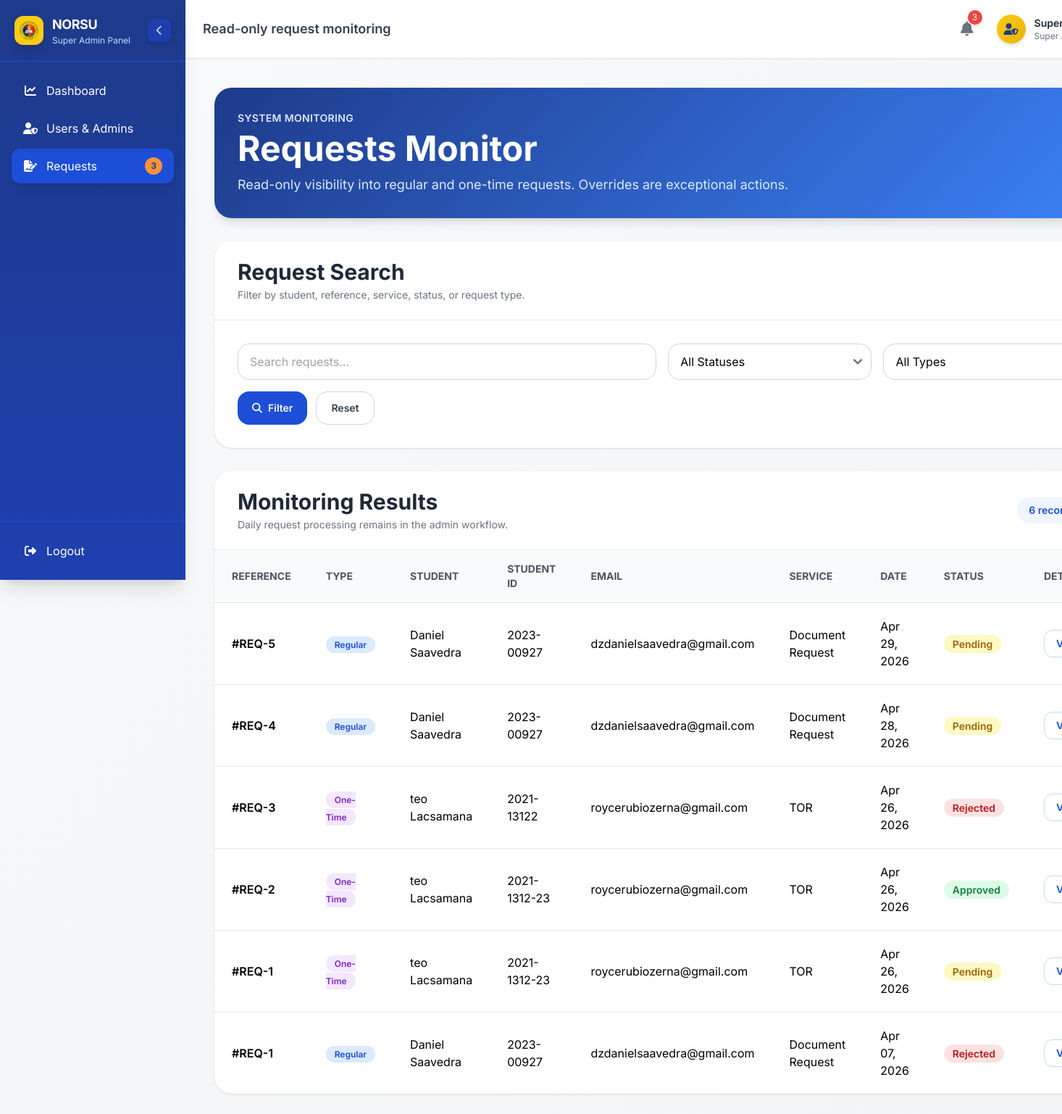
The app's page /public/superadmin/Requests.php (signed in) with its own data.
### tables this page shows
CREATE TABLE `requests` (
  `id` int(11) NOT NULL,
  `user_id` int(11) NOT NULL,
  `service_type` varchar(100) NOT NULL,
  `notes` text DEFAULT NULL,
  `year_level` varchar(50) DEFAULT NULL,
  `contact_number` varchar(20) DEFAULT NULL,
  `document_file` varchar(255) DEFAULT NULL,
  `status` enum('pending','approved','rejected','cancelled') DEFAULT 'pending',
  `created_at` datetime DEFAULT current_timestamp(),
  `updated_at` datetime DEFAULT NULL ON UPDATE current_timestamp()
);

CREATE TABLE `one_time_requests` (
  `id` int(11) NOT NULL,
  `student_id` varchar(50) DEFAULT NULL,
  `fullname` varchar(100) DEFAULT NULL,
  `contact` varchar(20) DEFAULT NULL,
  `email` varchar(100) DEFAULT NULL,
  `service_type` varchar(100) DEFAULT NULL,
  `notes` text DEFAULT NULL,
  `status` enum('pending','approved','rejected') DEFAULT 'pending',
  `created_at` timestamp NOT NULL DEFAULT current_timestamp()
);

### public/superadmin/Requests.php (called while the page is built)
<?php
require_once __DIR__ . '/../../controller/superadmin/SuperAdminController.php';
$viewData = SuperAdminController::requests();
extract($viewData);
include __DIR__ . '/../../view/superadmin/requests.php';

### model/superadmin/SuperAdminModel.php (called while the page is built, shortened)
<?php
class SuperAdminModel
{
    private mysqli $conn;
    public function __construct(mysqli $conn)
    {
        $this->conn = $conn;
    }
    public function getAllRequests(array $filters = []): array
    {
        $requests = [];
        $search = strtolower(trim($filters['search'] ?? ''));
        $statusFilter = strtolower(trim($filters['status'] ?? ''));
        $typeFilter = strtolower(trim($filters['type'] ?? ''));
        $regular = $this->conn->query("
            SELECT
                r.id,
                COALESCE(s.name, 'N/A') AS name,
                COALESCE(s.student_id, 'N/A') AS student_id,
                COALESCE(s.email, 'N/A') AS email,
                COALESCE(s.course, 'N/A') AS course,
                r.service_type,
                r.status,
                r.notes,
                r.created_at,
                'regular' AS type
            FROM requests r
            LEFT JOIN students s ON r.user_id = s.id
        ");
        if ($regular) {
            $requests = array_merge($requests, $regular->fetch_all(MYSQLI_ASSOC));
        }
        $oneTime = $this->conn->query("
            SELECT
                id,
                COALESCE(fullname, 'N/A') AS name,
                COALESCE(student_id, 'N/A') AS student_id,
                COALESCE(email, 'N/A') AS email,
                COALESCE(contact, 'N/A') AS contact,
                service_type,
                status,
                notes,
                created_at,
                'one_time' AS type
            FROM one_time_requests
        ");
        if ($oneTime) {
            $requests = array_merge($requests, $oneTime->fetch_all(MYSQLI_ASSOC));
        }
        $requests = array_values(array_filter($requests, function (array $request) use ($search, $statusFilter, $typeFilter): bool {
            if ($statusFilter !== '' && strtolower($request['status'] ?? '') !== $statusFilter) {
                return false;
            }
            if ($typeFilter !== '' && strtolower($request['type'] ?? '') !== $typeFilter) {
                return false;
            }
            if ($search === '') {
                return true;
            }
            $haystack = strtolower(implode(' ', [
                $request['id'] ?? '',
                $request['name'] ?? '',
                $request['student_id'] ?? '',
                $request['email'] ?? '',
                $request['service_type'] ?? '',
                $request['status'] ?? '',
            ]));
            return strpos($haystack, $search) !== false;
        }));
        usort($requests, function (array $a, array $b): int {
            return strtotime($b['created_at'] ?? '1970-01-01') <=> strtotime($a['created_at'] ?? '1970-01-01');
        });
        return $requests;
    }
    private function ensureActionLogsTable(): void
    {
        $this->conn->query("
            CREATE TABLE IF NOT EXISTS admin_action_logs (
                id INT AUTO_INCREMENT PRIMARY KEY,
                actor_id INT NULL,
                action VARCHAR(100) NOT NULL,
                target_type VARCHAR(100) NULL,
                target_id INT NULL,
                details TEXT NULL,
                created_at TIMESTAMP DEFAULT CURRENT_TIMESTAMP,
                INDEX idx_actor_id (actor_id),
                INDEX idx_created_at (created_at)
            )
        ");
    }
}

### controller/superadmin/SuperAdminController.php (called while the page is built, shortened)
<?php
require_once __DIR__ . '/SuperAdminPageController.php';
require_once __DIR__ . '/../../model/superadmin/SuperAdminModel.php';
class SuperAdminController
{
    public static function requests(): array
    {
        $viewData = SuperAdminPageController::boot(
            'System Monitoring',
            'Read-only request monitoring',
            [],
            'requests'
        );
        $controller = new self($viewData['conn']);
        $notice = null;
        $errors = [];
        $systemStats = $controller->model->getDashboardStats();
        $filters = [
            'search' => $_GET['search'] ?? '',
            'status' => $_GET['status'] ?? '',
            'type' => $_GET['type'] ?? '',
        ];
        return array_merge($viewData, [
            'requests' => $controller->model->getAllRequests($filters),
            'filters' => $filters,
            'notice' => $notice,
            'errors' => $errors,
            'stats' => array_merge($viewData['stats'], [
                'pending_requests' => $systemStats['pending_requests'],
                'pending_appointments' => $systemStats['pending_appointments'],
            ]),
        ]);
    }
}

### view/superadmin/requests.php (the view, shortened to what this page needs)
<?php include __DIR__ . '/../../public/superadmin/includes/SuperAdminHeader.php'; ?>
<div class="p-4 sm:p-6 lg:p-10 space-y-8">
    <div class="welcome-banner rounded-3xl p-6 sm:p-8 text-white shadow-lg">
        <p class="text-blue-100 text-sm font-semibold uppercase tracking-wide">System Monitoring</p>
        <h2 class="text-3xl sm:text-4xl lg:text-5xl font-bold mt-2">Requests Monitor</h2>
        <p class="text-blue-100 text-base sm:text-lg mt-3">Read-only visibility into regular and one-time requests. Overrides are exceptional actions.</p>
    </div>
    <section class="bg-white rounded-3xl shadow overflow-hidden">
        <div class="px-5 sm:px-8 py-6 border-b">
            <h3 class="text-2xl sm:text-3xl font-bold text-gray-800">Request Search</h3>
            <p class="text-sm text-gray-500 mt-1">Filter by student, reference, service, status, or request type.</p>
        </div>
        <form method="GET" class="grid grid-cols-1 md:grid-cols-4 gap-4 p-5 sm:p-8">
            <input name="search" value="<?php echo htmlspecialchars($filters['search'] ?? ''); ?>" placeholder="Search requests..." class="md:col-span-2 border border-gray-300 rounded-2xl px-4 py-3 min-h-[44px] focus:outline-none focus:ring-2 focus:ring-blue-500">
            <select name="status" class="border border-gray-300 rounded-2xl px-4 py-3 min-h-[44px]">
                <option value="">All Statuses</option>
            </select>
            <select name="type" class="border border-gray-300 rounded-2xl px-4 py-3 min-h-[44px]">
                <option value="">All Types</option>
            </select>
            <div class="md:col-span-4 flex flex-wrap gap-3">
                <button class="inline-flex min-h-[44px] items-center justify-center rounded-2xl bg-blue-700 px-5 py-3 text-sm font-semibold text-white transition hover:bg-blue-800">
                    <i class="fas fa-magnifying-glass mr-2"></i>Filter
                </button>
                <a href="Requests.php" class="inline-flex min-h-[44px] items-center justify-center rounded-2xl border border-gray-300 px-5 py-3 text-sm font-semibold text-gray-700 no-underline hover:bg-gray-50">Reset</a>
            </div>
        </form>
    </section>
    <section class="bg-white rounded-3xl shadow overflow-hidden">
        <div class="px-5 sm:px-8 py-6 border-b flex flex-col lg:flex-row lg:items-center lg:justify-between gap-3">
            <div>
                <h3 class="text-2xl sm:text-3xl font-bold text-gray-800">Monitoring Results</h3>
                <p class="text-sm text-gray-500 mt-1">Daily request processing remains in the admin workflow.</p>
            </div>
            <span class="rounded-full bg-blue-50 px-4 py-2 text-sm font-semibold text-blue-700"><?php echo count($requests); ?> records</span>
        </div>
        <div class="overflow-x-auto">
            <table class="w-full min-w-[1160px] text-left">
                <thead class="bg-gray-50 text-gray-600 uppercase text-sm">
                    <tr>
                        <th class="px-6 py-4">Reference</th>
                        <th class="px-6 py-4">Type</th>
                        <th class="px-6 py-4">Student</th>
                        <th class="px-6 py-4">Student ID</th>
                        <th class="px-6 py-4">Email</th>
                        <th class="px-6 py-4">Service</th>
                        <th class="px-6 py-4">Date</th>
                        <th class="px-6 py-4">Status</th>
                        <th class="px-6 py-4">Details</th>
                    </tr>
                </thead>
                <tbody>
                    <?php if (!empty($requests)): ?>
                        <?php foreach ($requests as $request): ?>
                            <?php $status = strtolower($request['status'] ?? 'pending'); ?>
                            <?php $detailsId = 'request-details-' . htmlspecialchars($request['type']) . '-' . (int) $request['id']; ?>
                            <tr class="border-t hover:bg-gray-50">
                                <td class="px-6 py-5 font-semibold">#REQ-<?php echo (int) $request['id']; ?></td>
                                <td class="px-6 py-5">
                                    <span class="<?php echo $request['type'] === 'one_time' ? 'bg-purple-100 text-purple-700' : 'bg-blue-100 text-blue-700'; ?> rounded-full px-3 py-1 text-xs font-semibold">
                                        <?php echo $request['type'] === 'one_time' ? 'One-Time' : 'Regular'; ?>
                                    </span>
                                </td>
                                <td class="px-6 py-5"><?php echo htmlspecialchars($request['name']); ?></td>
                                <td class="px-6 py-5"><?php echo htmlspecialchars($request['student_id']); ?></td>
                                <td class="px-6 py-5"><?php echo htmlspecialchars($request['email'] ?? 'N/A'); ?></td>
                                <td class="px-6 py-5"><?php echo htmlspecialchars($request['service_type'] ?? 'N/A'); ?></td>
                                <td class="px-6 py-5"><?php echo !empty($request['created_at']) ? date('M d, Y', strtotime($request['created_at'])) : 'N/A'; ?></td>
                                <td class="px-6 py-5">
                                    <span class="<?php echo $status === 'approved' ? 'bg-green-100 text-green-700' : ($status === 'rejected' ? 'bg-red-100 text-red-700' : 'bg-yellow-100 text-yellow-700'); ?> rounded-full px-3 py-1 text-sm font-semibold">
                                        <?php echo ucfirst($status); ?>
                                    </span>
                                </td>
                                <td class="px-6 py-5">
                                    <button type="button" onclick="document.getElementById('<?php echo $detailsId; ?>').classList.toggle('hidden')" class="rounded-xl border border-blue-200 px-4 py-2 text-sm font-semibold text-blue-700 hover:bg-blue-50">
                                        View
                                    </button>
                                </td>
                            </tr>
                        <?php endforeach; ?>
                    <?php else: ?>
                        <tr><td colspan="9" class="py-10 text-center text-gray-500">No requests found.</td></tr>
                    <?php endif; ?>
                </tbody>
            </table>
        </div>
    </section>
</div>

### public/superadmin/includes/SuperAdminHeader.php (style rules this page uses)
* { margin: 0; padding: 0; box-sizing: border-box; }
body { font-family: 'Inter', sans-serif; background-color: #f8fafc; overflow-x: hidden; }
.welcome-banner { background: linear-gradient(135deg, #1e3a8a 0%, #3b82f6 100%); }
.no-underline { text-decoration: none; }

### records on screen
requests: id "5", shows "Regular", name "Daniel Saavedra", student_id "2023-00927", email "dzdanielsaavedra@gmail.com", service_type "Document Request", created_at "Apr 29, 2026", status "Pending"
requests: id "4", shows "Regular", name "Daniel Saavedra", student_id "2023-00927", email "dzdanielsaavedra@gmail.com", service_type "Document Request", created_at "Apr 28, 2026", status "Pending"
one_time_requests: id "3", shows "One-Time", name "teo Lacsamana", student_id "2021-13122", email "roycerubiozerna@gmail.com", service_type "TOR", created_at "Apr 26, 2026", status "Rejected"
one_time_requests: id "2", shows "One-Time", name "teo Lacsamana", student_id "2021-1312-23", email "roycerubiozerna@gmail.com", service_type "TOR", created_at "Apr 26, 2026", status "Approved"
one_time_requests: id "1", shows "One-Time", name "teo Lacsamana", student_id "2021-1312-23", email "roycerubiozerna@gmail.com", service_type "TOR", created_at "Apr 26, 2026", status "Pending"
requests: id "1", shows "Regular", name "Daniel Saavedra", student_id "2023-00927", email "dzdanielsaavedra@gmail.com", service_type "Document Request", created_at "Apr 07, 2026", status "Rejected"

### other values on screen
$stats['pending_requests'] "3"
$pageSubtitle "Read-only request monitoring"
min((int) $totalPending, 9) "3"
count($requests) "6"
